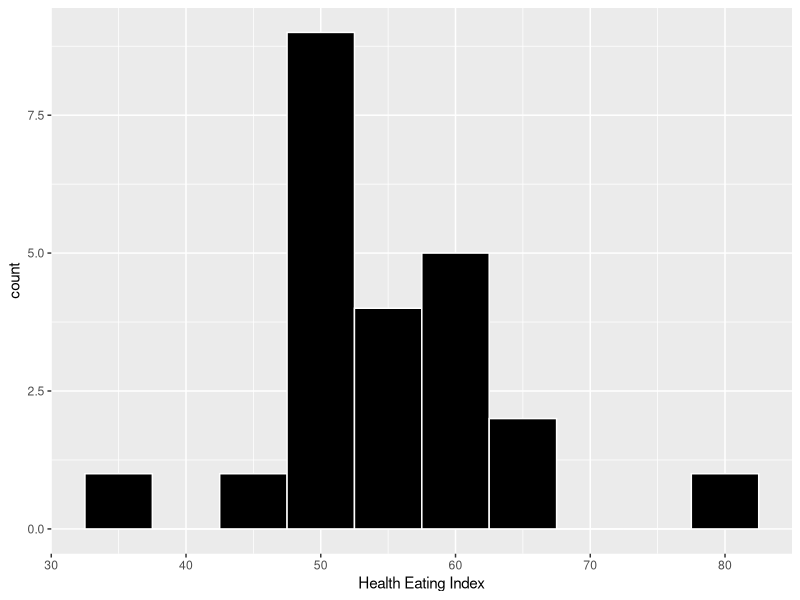

Source code (R):
## ---- chunk 1
#Retain (and do not edit) this code chunk!!!
library(knitr)
knitr::opts_chunk$set(echo = FALSE)
knitr::opts_chunk$set(message = FALSE)

library(tidyverse)
## ---- chunk 2
#Q1
diet <- read_csv('Diet.csv')
#str(diet)
#diet

## ---- chunk 3
#Q2
ggplot(diet, aes(x=HEI)) +
  geom_histogram(color='white', fill='black', binwidth=5) +
  xlab('Health Eating Index')

## ---- chunk 4
#Q3
diet_summary <- diet %>%
  summarize(Mean = round(mean(HEI), 2),
            Standard_Deviation = round(sd(HEI),2))

kable(diet_summary)

## ---- chunk 5
#Q4
t.test(diet$HEI)
## ---- chunk 6
#Q8
t.test(diet$HEI, mu=60)$p.value

## ---- chunk 7
#Q12
n <- 10
mu <- 4.62
sd <- 0.58
h0 <- 5

table <- qt(0.05/2, df=n-1, lower.tail = F)

ts <- (mu - h0)/ (sd*sqrt(n))

## ---- chunk 8
#Q13
## ---- chunk 9
#Q14
## ---- chunk 10
#Q15
## ---- chunk 11
#Q16
## ---- chunk 12
#Q17
## ---- chunk 13
#Q18
## ---- chunk 14
#Q19
## ---- chunk 15
#Q20
## ---- chunk 16
#Q21
## ---- chunk 17
#Q22
## ---- chunk 18
#Q23
## ---- chunk 19
#Q24
## ---- chunk 20
#Q25
## ---- chunk 21
#Q26
## ---- chunk 22
#Q27
